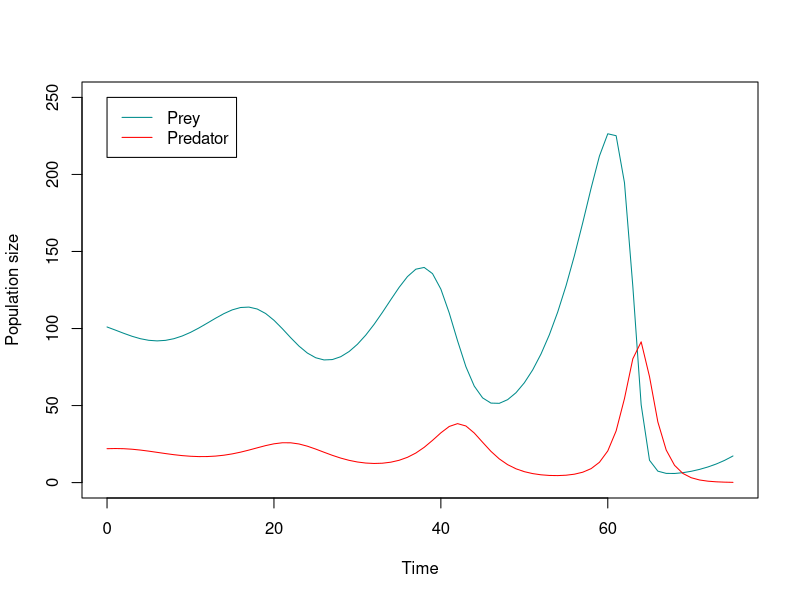
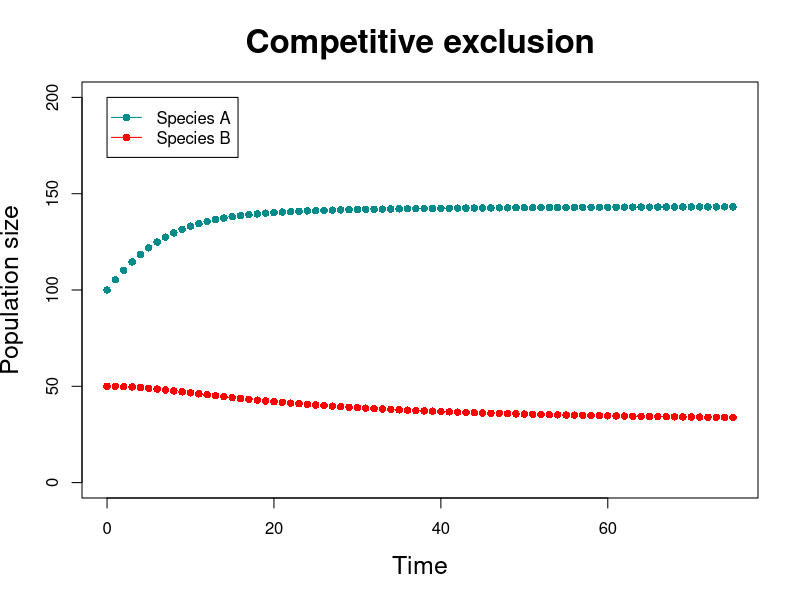
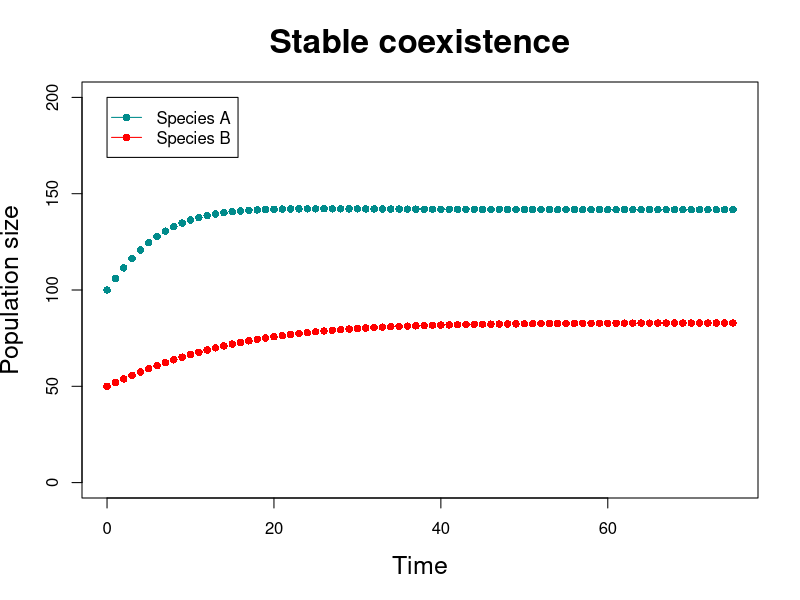

These charts were generated, in order, by the following R code:
## ---- chunk 1
#| label: predprey1
#| include: true
#| echo: false
#| fig-width: 8
#| fig-height: 6
#| fig-align: center
T <- 75
Nprey <- integer(T+1)
Npred <- integer(T+1)
Nprey[1] <- 101
Npred[1] <- 22
rprey <- 0.2
dprey <- 0.01
bpred <- 0.005
dpred <- 0.5
for(t in 1:T) {
    Nprey[t+1] <- Nprey[t] + Nprey[t]*(rprey - dprey*Npred[t])
    Npred[t+1] <- Npred[t] + Npred[t]*(bpred*Nprey[t] - dpred)
}
plot(0:T, Nprey, xlab="Time", ylab="Population size", type="l", col="cyan4",
     pch=16, ylim=c(0, 250))
lines(0:T, Npred, type="l", col="red", pch=16)
legend(0, 250, c("Prey", "Predator"), lty=1, ##pch=16,
       col=c("cyan4", "red"))
## ---- chunk 2
#| label: compex
#| fig-height: 7
#| fig-width: 7
#| out-width: "40%"
#| output-location: "column"
T <- 75
N.A <- integer(T+1)
N.B <- integer(T+1)
N.A[1] <- 100
N.B[1] <- 50
r.A <- 0.2
r.B <- 0.1
K.A <- 150
K.B <- 90
alpha.A <- 0.4
alpha.B <- 0.2
for(t in 1:T) {
    N.A[t+1] <- N.A[t] + r.A*N.A[t]*(K.A - N.A[t] - alpha.B*N.B[t])/K.A
    N.B[t+1] <- N.B[t] + r.B*N.B[t]*(K.B - N.B[t] - alpha.A*N.A[t])/K.B
}
plot(0:T, N.A, xlab="Time", ylab="Population size", type="b", col="cyan4",
     main="Competitive exclusion", cex.lab=1.5, cex.main=2,
     pch=16, ylim=c(0, 200))
lines(0:T, N.B, type="b", col="red", pch=16)
legend(0, 200, c("Species A", "Species B"), lty=1, pch=16, col=c("cyan4", "red"))

T <- 75
N.A <- integer(T+1)
N.B <- integer(T+1)
N.A[1] <- 100
N.B[1] <- 50
r.A <- 0.2
r.B <- 0.1
K.A <- 150
K.B <- 90
alpha.A <- 0.05
alpha.B <- 0.1
for(t in 1:T) {
    N.A[t+1] <- N.A[t] + r.A*N.A[t]*(K.A - N.A[t] - alpha.B*N.B[t])/K.A
    N.B[t+1] <- N.B[t] + r.B*N.B[t]*(K.B - N.B[t] - alpha.A*N.A[t])/K.B
}
plot(0:T, N.A, xlab="Time", ylab="Population size", type="b", col="cyan4",
     main="Stable coexistence", cex.lab=1.5, cex.main=2,
     pch=16, ylim=c(0, 200))
lines(0:T, N.B, type="b", col="red", pch=16)
legend(0, 200, c("Species A", "Species B"), lty=1, pch=16, col=c("cyan4", "red"))
